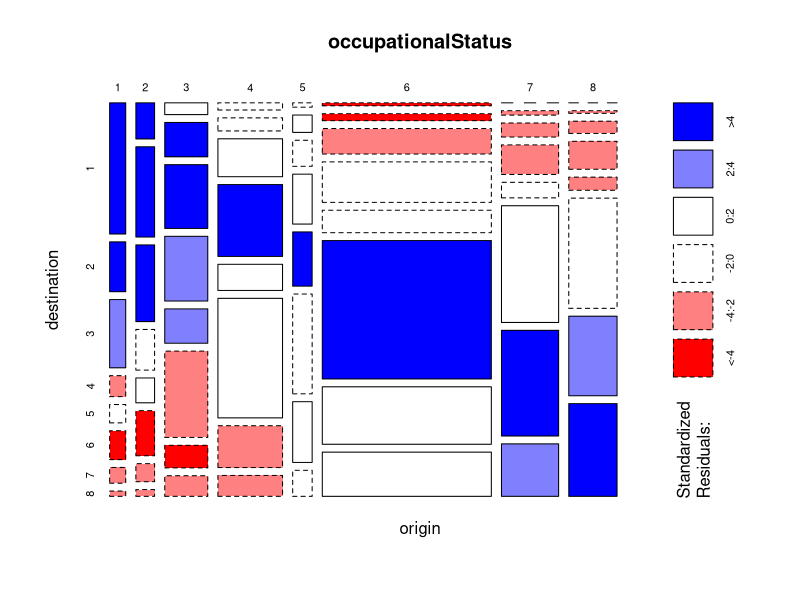
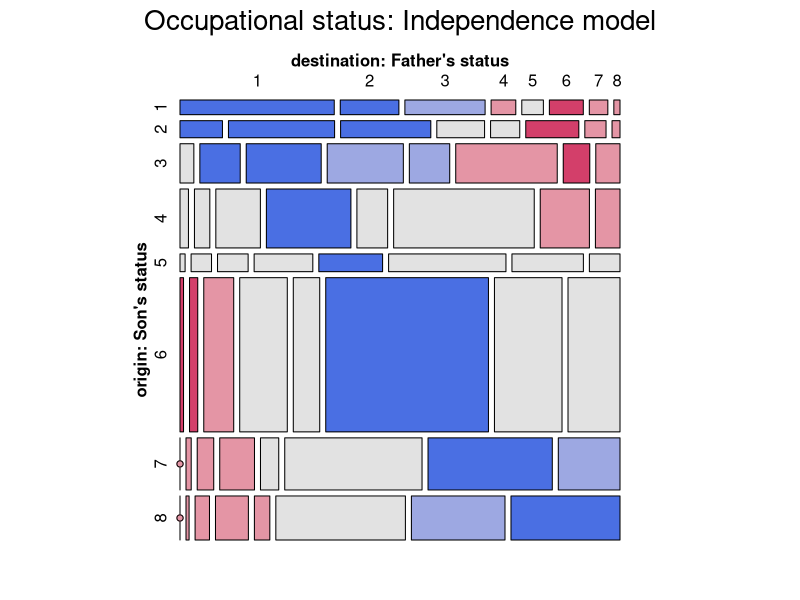
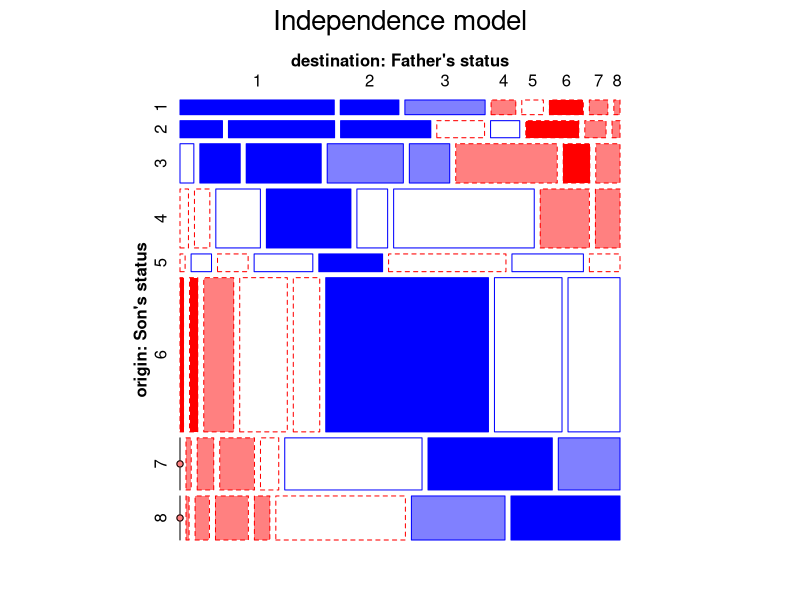
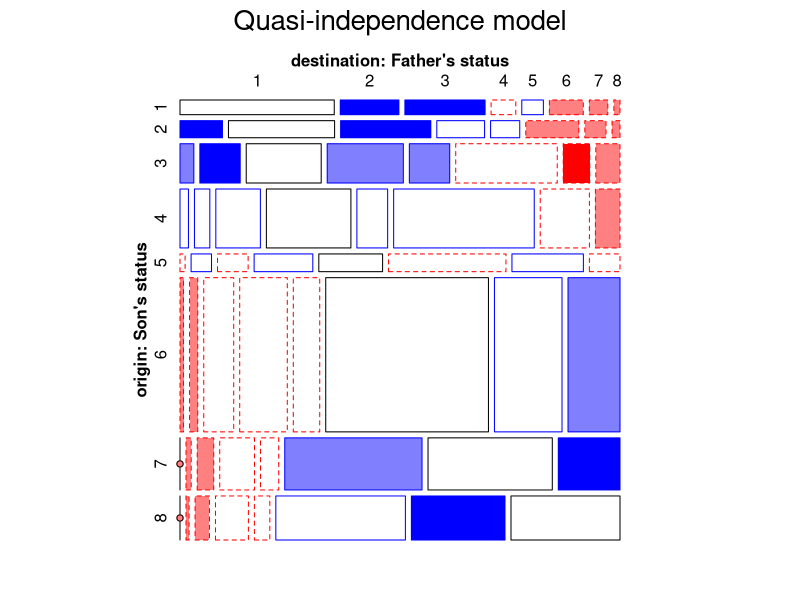
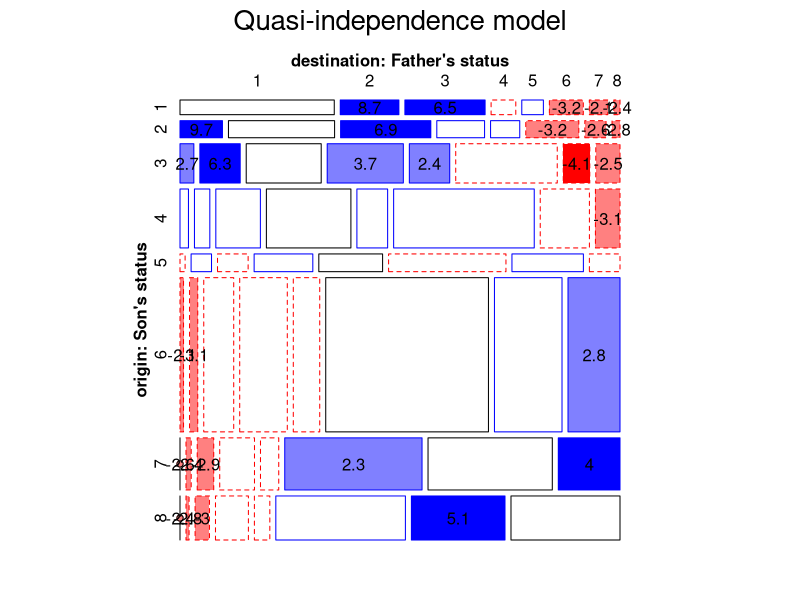
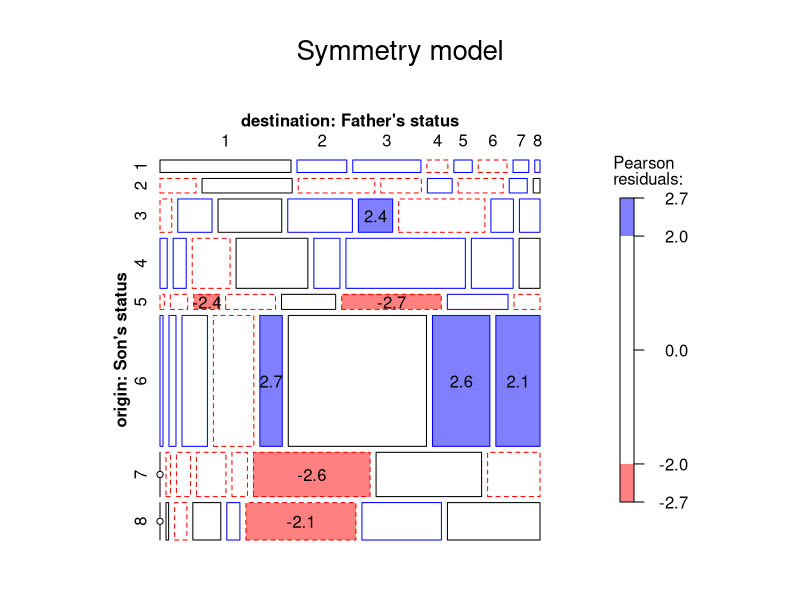
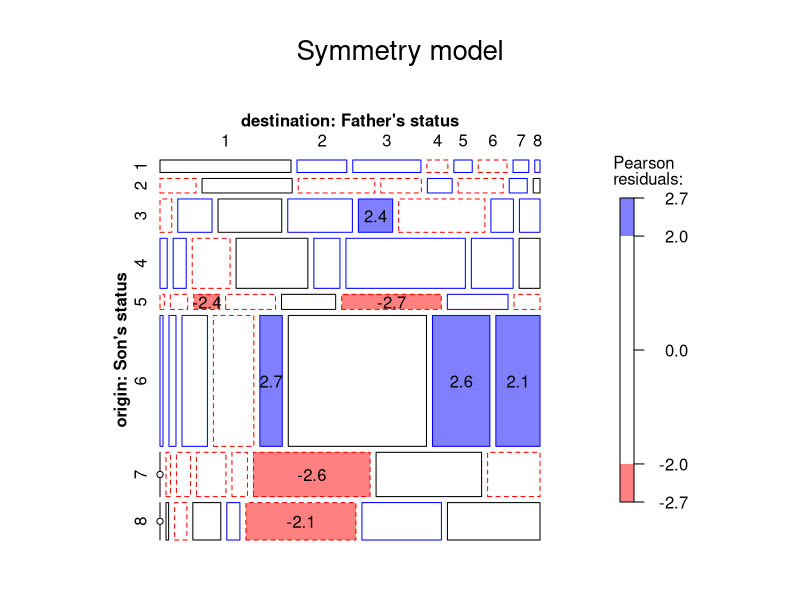
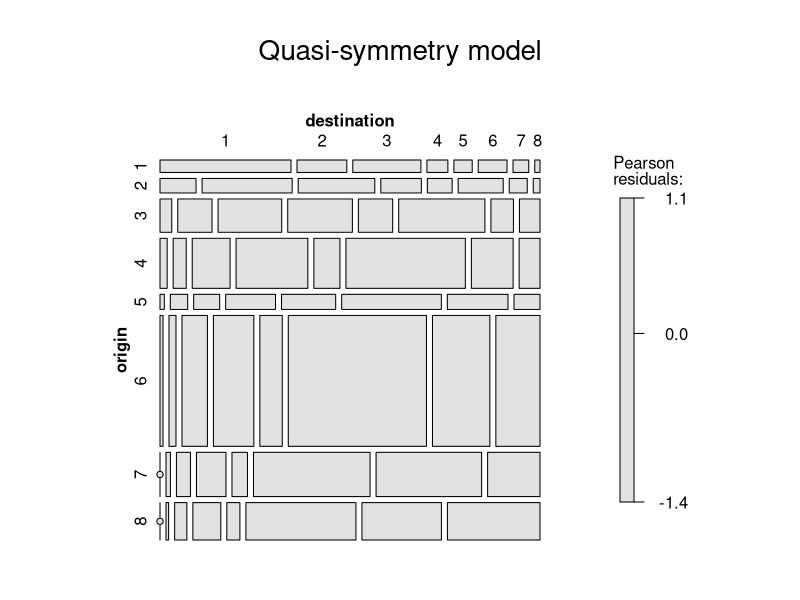

The R source for these figures, in order: (Note: this script raises an error after producing the figures.)
# Occupational status data from Goodman (1979) and Duncan (1979)
# Fit a variety of models.  Compare mosaic using expected= to mosaic.glm
# Occ status (1:8)-- professional, managerial, upper non-man, lower non-man,
#        ... unskilled

library(gnm)
library(vcdExtra)
data(occupationalStatus, package="datasets")
str(occupationalStatus)
occupationalStatus

# graphics::mosaicplot is the default plot method for a table
plot(occupationalStatus, shade=TRUE)

# define long labels for use in mosaics
long.labels <- list(set_varnames = c(origin="origin: Son's status", 
                                     destination="destination: Father's status"))

mosaic(occupationalStatus, shade=TRUE, 
       main="Occupational status: Independence model", 
       labeling_args = long.labels, 
       legend=FALSE)

# the standard model of independence
indep.glm <- glm(Freq ~ origin + destination, 
                 family = poisson, 
                 data=occupationalStatus)

# the same mosaic, using the fitted model
mosaic(indep.glm, 
       main="Independence model",
       labeling_args = long.labels, 
       legend=FALSE, 
       gp=shading_Friendly)


# fit the model of quasi-independence, ignoring the diagonal cells
quasi.independence <-  gnm(Freq ~ origin + destination + Diag(origin,destination), 
                           family=poisson, data=occupationalStatus)
str(quasi.independence$data)
anova(quasi.independence)

## BUGLET (vcd): the diagonal cells should be considered 0 here--- outlined in black
mosaic(occupationalStatus, 
       expected=fitted(quasi.independence), 
       main="Quasi-independence model", 
       labeling_args = long.labels, 
       legend=FALSE, gp=shading_Friendly)


## using mosaic.gnm
 mosaic(quasi.independence, main="Quasi-independence model",
  labeling_args = long.labels, legend=FALSE, gp=shading_Friendly, labeling=labeling_residuals)


# symmetry model
symmetry <- glm(Freq ~ Symm(origin, destination), 
                family=poisson, 
                data=occupationalStatus)
mosaic(occupationalStatus, expected=fitted(symmetry), main="Symmetry model",
	gp=shading_Friendly, labeling=labeling_residuals, labeling_args = long.labels )

# using mosaic.glm --- OK
mosaic(symmetry, 
       main="Symmetry model", 
       gp=shading_Friendly, 
       labeling=labeling_residuals, 
       labeling_args = long.labels )

quasi.symm <- glm(Freq ~ origin + destination + Symm(origin, destination), 
                  family=poisson, 
                  data=occupationalStatus)
anova(quasi.symm)
mosaic(occupationalStatus, 
       expected=fitted(quasi.symm), 
       main="Quasi-symmetry model")

# model comparisons
anova(independence, quasi.independence, quasi.symm, test="Chisq")

# compare symmetry to quasi summetry
anova(symmetry, quasi.symm, test="Chisq")

# association models
# uniform association, aka linear x linear association
Rscore <- as.vector(row(occupationalStatus))
Cscore <- as.vector(col(occupationalStatus))

uniform <- gnm(Freq ~ origin + destination + Rscore:Cscore, 
               family=poisson, 
               data=occupationalStatus)

mosaic(uniform, 
       main="Uniform association model", 
       labeling_args = long.labels, 
       legend=FALSE,
       gp=shading_Friendly, 
       labeling=labeling_residuals )

RChomog <- gnm(Freq ~ origin + destination + Diag(origin, destination) + 
                 MultHomog(origin, destination), 
               family=poisson, 
               data=occupationalStatus)

mosaic(RChomog, 
       main="RC homogeneous model", 
       labeling_args = long.labels, 
       legend=FALSE,
       gp=shading_Friendly, 
       labeling=labeling_residuals)

# RC1 - heterogeneous association
RC1 <- gnm(Freq ~ origin + destination + Diag(origin, destination) + 
             Mult(origin, destination),	
           family=poisson, 
           data=occupationalStatus)

mosaic(RC1, main="RC heterogeneous model", 
       labeling_args = long.labels, 
       legend=FALSE,
       gp=shading_Friendly, 
       labeling=labeling_residuals)
